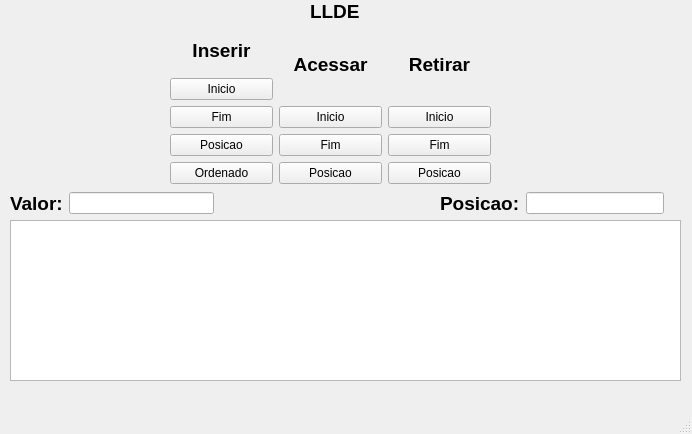
<?xml version="1.0" encoding="UTF-8"?>
<ui version="4.0">
 <class>MainWindow</class>
 <widget class="QMainWindow" name="MainWindow">
  <property name="geometry">
   <rect>
    <x>0</x>
    <y>0</y>
    <width>692</width>
    <height>434</height>
   </rect>
  </property>
  <property name="windowTitle">
   <string>LLDE</string>
  </property>
  <widget class="QWidget" name="centralwidget">
   <widget class="QLabel" name="label">
    <property name="geometry">
     <rect>
      <x>310</x>
      <y>0</y>
      <width>51</width>
      <height>21</height>
     </rect>
    </property>
    <property name="text">
     <string>&lt;html&gt;&lt;head/&gt;&lt;body&gt;&lt;p&gt;&lt;span style=&quot; font-size:14pt; font-weight:700;&quot;&gt;LLDE&lt;/span&gt;&lt;/p&gt;&lt;/body&gt;&lt;/html&gt;</string>
    </property>
   </widget>
   <widget class="QTextEdit" name="textEdit_output">
    <property name="geometry">
     <rect>
      <x>10</x>
      <y>220</y>
      <width>671</width>
      <height>161</height>
     </rect>
    </property>
   </widget>
   <widget class="QLabel" name="label_7">
    <property name="geometry">
     <rect>
      <x>10</x>
      <y>0</y>
      <width>111</width>
      <height>181</height>
     </rect>
    </property>
    <property name="text">
     <string/>
    </property>
    <property name="pixmap">
     <pixmap resource="sources.qrc">:/images/images/images/foto.jpeg</pixmap>
    </property>
    <property name="scaledContents">
     <bool>true</bool>
    </property>
   </widget>
   <widget class="QLabel" name="label_8">
    <property name="geometry">
     <rect>
      <x>240</x>
      <y>0</y>
      <width>691</width>
      <height>81</height>
     </rect>
    </property>
    <property name="text">
     <string/>
    </property>
    <property name="pixmap">
     <pixmap resource="sources.qrc">:/images/images/images/logo.png</pixmap>
    </property>
    <property name="scaledContents">
     <bool>true</bool>
    </property>
   </widget>
   <widget class="QWidget" name="layoutWidget">
    <property name="geometry">
     <rect>
      <x>170</x>
      <y>30</y>
      <width>321</width>
      <height>154</height>
     </rect>
    </property>
    <layout class="QHBoxLayout" name="horizontalLayout">
     <item>
      <layout class="QVBoxLayout" name="verticalLayout_3">
       <item>
        <widget class="QLabel" name="label_2">
         <property name="text">
          <string>&lt;html&gt;&lt;head/&gt;&lt;body&gt;&lt;p align=&quot;center&quot;&gt;&lt;span style=&quot; font-size:14pt; font-weight:700;&quot;&gt;Inserir&lt;/span&gt;&lt;/p&gt;&lt;/body&gt;&lt;/html&gt;</string>
         </property>
        </widget>
       </item>
       <item>
        <widget class="QPushButton" name="pushButton_inserirInicio">
         <property name="text">
          <string>Inicio</string>
         </property>
         <property name="icon">
          <iconset resource="sources.qrc">
           <normaloff>:/icons/images/icons/adicionar.png</normaloff>:/icons/images/icons/adicionar.png</iconset>
         </property>
         <property name="iconSize">
          <size>
           <width>20</width>
           <height>20</height>
          </size>
         </property>
        </widget>
       </item>
       <item>
        <widget class="QPushButton" name="pushButton_inserirFim">
         <property name="text">
          <string>Fim</string>
         </property>
         <property name="icon">
          <iconset resource="sources.qrc">
           <normaloff>:/icons/images/icons/adicionar.png</normaloff>:/icons/images/icons/adicionar.png</iconset>
         </property>
         <property name="iconSize">
          <size>
           <width>20</width>
           <height>20</height>
          </size>
         </property>
        </widget>
       </item>
       <item>
        <widget class="QPushButton" name="pushButton_inserirPosicao">
         <property name="text">
          <string>Posicao</string>
         </property>
         <property name="icon">
          <iconset resource="sources.qrc">
           <normaloff>:/icons/images/icons/adicionar.png</normaloff>:/icons/images/icons/adicionar.png</iconset>
         </property>
         <property name="iconSize">
          <size>
           <width>20</width>
           <height>20</height>
          </size>
         </property>
        </widget>
       </item>
       <item>
        <widget class="QPushButton" name="pushButton_inserirOrdenado">
         <property name="text">
          <string>Ordenado</string>
         </property>
         <property name="icon">
          <iconset resource="sources.qrc">
           <normaloff>:/icons/images/icons/adicionar.png</normaloff>:/icons/images/icons/adicionar.png</iconset>
         </property>
         <property name="iconSize">
          <size>
           <width>20</width>
           <height>20</height>
          </size>
         </property>
        </widget>
       </item>
      </layout>
     </item>
     <item>
      <layout class="QVBoxLayout" name="verticalLayout_2">
       <item>
        <widget class="QLabel" name="label_3">
         <property name="text">
          <string>&lt;html&gt;&lt;head/&gt;&lt;body&gt;&lt;p align=&quot;center&quot;&gt;&lt;span style=&quot; font-size:14pt; font-weight:700;&quot;&gt;Acessar&lt;/span&gt;&lt;/p&gt;&lt;/body&gt;&lt;/html&gt;</string>
         </property>
        </widget>
       </item>
       <item>
        <widget class="QPushButton" name="pushButton_acessarInicio">
         <property name="text">
          <string>Inicio</string>
         </property>
         <property name="icon">
          <iconset resource="sources.qrc">
           <normaloff>:/icons/images/icons/acessar.png</normaloff>:/icons/images/icons/acessar.png</iconset>
         </property>
         <property name="iconSize">
          <size>
           <width>20</width>
           <height>20</height>
          </size>
         </property>
        </widget>
       </item>
       <item>
        <widget class="QPushButton" name="pushButton_acessarFim">
         <property name="text">
          <string>Fim</string>
         </property>
         <property name="icon">
          <iconset resource="sources.qrc">
           <normaloff>:/icons/images/icons/acessar.png</normaloff>:/icons/images/icons/acessar.png</iconset>
         </property>
         <property name="iconSize">
          <size>
           <width>20</width>
           <height>20</height>
          </size>
         </property>
        </widget>
       </item>
       <item>
        <widget class="QPushButton" name="pushButton_acessarPosicao">
         <property name="text">
          <string>Posicao</string>
         </property>
         <property name="icon">
          <iconset resource="sources.qrc">
           <normaloff>:/icons/images/icons/acessar.png</normaloff>:/icons/images/icons/acessar.png</iconset>
         </property>
         <property name="iconSize">
          <size>
           <width>20</width>
           <height>20</height>
          </size>
         </property>
        </widget>
       </item>
      </layout>
     </item>
     <item>
      <layout class="QVBoxLayout" name="verticalLayout">
       <item>
        <widget class="QLabel" name="label_4">
         <property name="text">
          <string>&lt;html&gt;&lt;head/&gt;&lt;body&gt;&lt;p align=&quot;center&quot;&gt;&lt;span style=&quot; font-size:14pt; font-weight:700;&quot;&gt;Retirar&lt;/span&gt;&lt;/p&gt;&lt;/body&gt;&lt;/html&gt;</string>
         </property>
        </widget>
       </item>
       <item>
        <widget class="QPushButton" name="pushButton_retirarInicio">
         <property name="text">
          <string>Inicio</string>
         </property>
         <property name="icon">
          <iconset resource="sources.qrc">
           <normaloff>:/icons/images/icons/remover.png</normaloff>:/icons/images/icons/remover.png</iconset>
         </property>
         <property name="iconSize">
          <size>
           <width>20</width>
           <height>20</height>
          </size>
         </property>
        </widget>
       </item>
       <item>
        <widget class="QPushButton" name="pushButton_retirarFim">
         <property name="text">
          <string>Fim</string>
         </property>
         <property name="icon">
          <iconset resource="sources.qrc">
           <normaloff>:/icons/images/icons/remover.png</normaloff>:/icons/images/icons/remover.png</iconset>
         </property>
         <property name="iconSize">
          <size>
           <width>20</width>
           <height>20</height>
          </size>
         </property>
        </widget>
       </item>
       <item>
        <widget class="QPushButton" name="pushButton_retirarPosicao">
         <property name="text">
          <string>Posicao</string>
         </property>
         <property name="icon">
          <iconset resource="sources.qrc">
           <normaloff>:/icons/images/icons/remover.png</normaloff>:/icons/images/icons/remover.png</iconset>
         </property>
         <property name="iconSize">
          <size>
           <width>20</width>
           <height>20</height>
          </size>
         </property>
        </widget>
       </item>
      </layout>
     </item>
    </layout>
   </widget>
   <widget class="QWidget" name="layoutWidget">
    <property name="geometry">
     <rect>
      <x>440</x>
      <y>190</y>
      <width>224</width>
      <height>27</height>
     </rect>
    </property>
    <layout class="QHBoxLayout" name="horizontalLayout_2">
     <item>
      <widget class="QLabel" name="label_6">
       <property name="text">
        <string>&lt;html&gt;&lt;head/&gt;&lt;body&gt;&lt;p&gt;&lt;span style=&quot; font-size:14pt; font-weight:700;&quot;&gt;Posicao:&lt;/span&gt;&lt;/p&gt;&lt;/body&gt;&lt;/html&gt;</string>
       </property>
      </widget>
     </item>
     <item>
      <widget class="QLineEdit" name="lineEdit_inputPosicao"/>
     </item>
    </layout>
   </widget>
   <widget class="QWidget" name="layoutWidget">
    <property name="geometry">
     <rect>
      <x>10</x>
      <y>190</y>
      <width>204</width>
      <height>27</height>
     </rect>
    </property>
    <layout class="QHBoxLayout" name="horizontalLayout_3">
     <item>
      <widget class="QLabel" name="label_5">
       <property name="text">
        <string>&lt;html&gt;&lt;head/&gt;&lt;body&gt;&lt;p&gt;&lt;span style=&quot; font-size:14pt; font-weight:700;&quot;&gt;Valor:&lt;/span&gt;&lt;/p&gt;&lt;/body&gt;&lt;/html&gt;</string>
       </property>
      </widget>
     </item>
     <item>
      <widget class="QLineEdit" name="lineEdit_inputValor"/>
     </item>
    </layout>
   </widget>
  </widget>
  <widget class="QMenuBar" name="menubar">
   <property name="geometry">
    <rect>
     <x>0</x>
     <y>0</y>
     <width>692</width>
     <height>22</height>
    </rect>
   </property>
  </widget>
  <widget class="QStatusBar" name="statusbar"/>
 </widget>
 <resources>
  <include location="sources.qrc"/>
 </resources>
 <connections/>
</ui>
